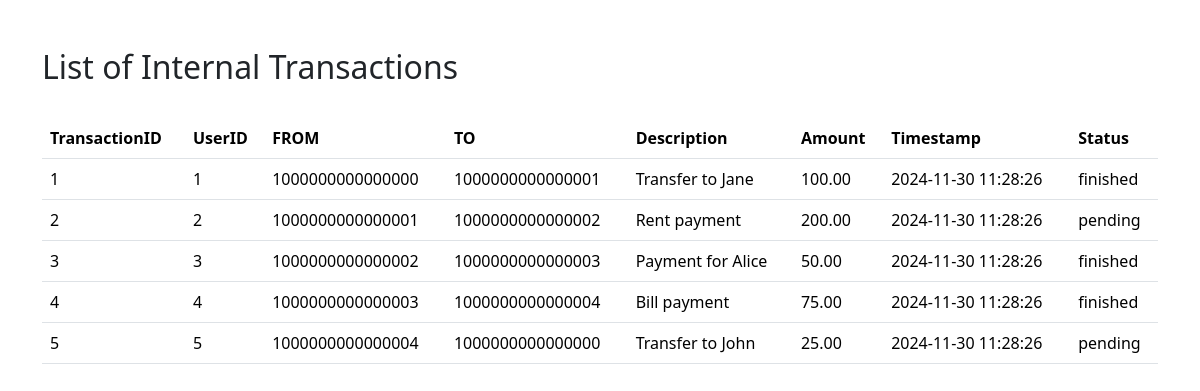
/admin/read_transactions_int.php, run on the app's committed database.
### tables this page shows
CREATE TABLE Internal_Transactions (
	TransactionID BIGINT UNSIGNED NOT NULL AUTO_INCREMENT PRIMARY KEY,
    UserID INT NOT NULL,
    From_IBAN BIGINT UNSIGNED NOT NULL,
    To_IBAN BIGINT UNSIGNED NOT NULL CHECK (From_IBAN <> To_IBAN),
    Description VARCHAR(256),
    Amount DECIMAL(10, 2) NOT NULL CHECK (Amount >= 10),
    Timestamp TIMESTAMP DEFAULT CURRENT_TIMESTAMP,
    Status ENUM('pending', 'finished') NOT NULL,
    FOREIGN KEY (UserID) REFERENCES Users(UserID),
    FOREIGN KEY (From_IBAN) REFERENCES Accounts(IBAN),
    FOREIGN KEY (To_IBAN) REFERENCES Accounts(IBAN)
);

### admin/read_transactions_int.php (the view, shortened to what this page needs)
<!DOCTYPE html>
<html lang="en">
<head>
    <link href="https://cdn.jsdelivr.net/npm/bootstrap@5.3.3/dist/css/bootstrap.min.css" rel="stylesheet">
</head>
<body>
    <div class="container my-5">
        <h2>
            List of Internal Transactions
        </h2>
        <br>
        <table class="table">
            <thead>
                <tr>
                    <th>TransactionID</th>
                    <th>UserID</th>
                    <th>FROM</th>
                    <th>TO</th>
                    <th>Description</th>
                    <th>Amount</th>
                    <th>Timestamp</th>
                    <th>Status</th>
                </tr>
            </thead>
            <tbody>
                <?php
                $servername = "localhost";
                $username = "root";
                $password = "";
                $database = "pos_db";
                $connection = new mysqli($servername, $username, $password, $database);
                $sql = "SELECT * FROM Internal_Transactions";
                $result = $connection->query($sql);
                while ($row = $result->fetch_assoc()) {
                    echo "
                    <tr>
                        <td>$row[TransactionID]</td>
                        <td>$row[UserID]</td>
                        <td>$row[From_IBAN]</td>
                        <td>$row[To_IBAN]</td>
                        <td>$row[Description]</td>
                        <td>$row[Amount]</td>
                        <td>$row[Timestamp]</td>
                        <td>$row[Status]</td>
                    </tr>
                    ";
                }
                ?>
            </tbody>
        </table>
    </div>
</body>
</html>

### data on the page
internal_transactions: TransactionID "1", UserID "1", From_IBAN "1000000000000000", To_IBAN "1000000000000001", Description "Transfer to Jane", Amount "100.00", Timestamp "2024-11-30 11:28:26", Status "finished"
internal_transactions: TransactionID "2", UserID "2", From_IBAN "1000000000000001", To_IBAN "1000000000000002", Description "Rent payment", Amount "200.00", Timestamp "2024-11-30 11:28:26", Status "pending"
internal_transactions: TransactionID "3", UserID "3", From_IBAN "1000000000000002", To_IBAN "1000000000000003", Description "Payment for Alice", Amount "50.00", Timestamp "2024-11-30 11:28:26", Status "finished"
internal_transactions: TransactionID "4", UserID "4", From_IBAN "1000000000000003", To_IBAN "1000000000000004", Description "Bill payment", Amount "75.00", Timestamp "2024-11-30 11:28:26", Status "finished"
internal_transactions: TransactionID "5", UserID "5", From_IBAN "1000000000000004", To_IBAN "1000000000000000", Description "Transfer to John", Amount "25.00", Timestamp "2024-11-30 11:28:26", Status "pending"
